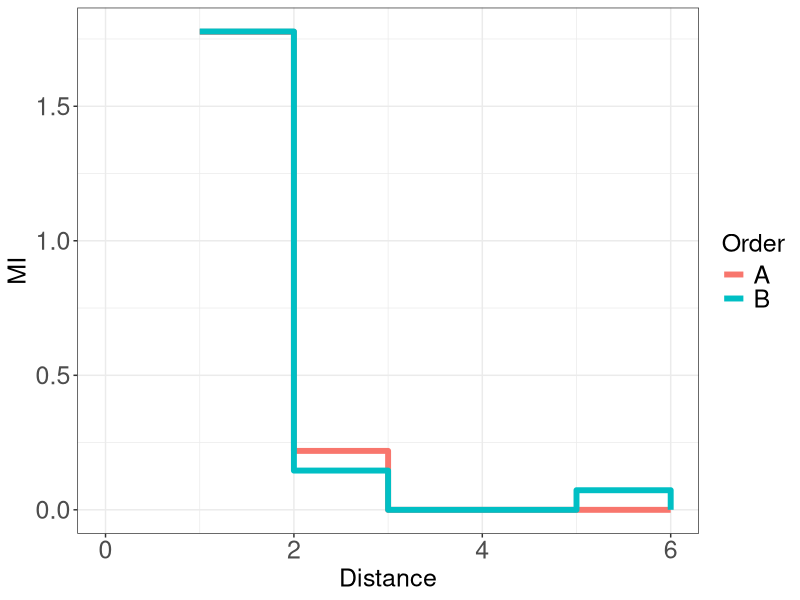
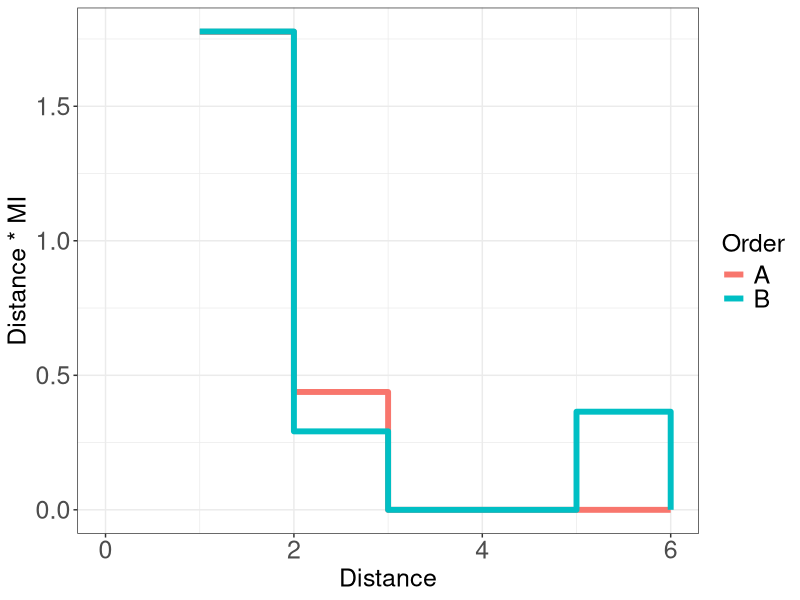
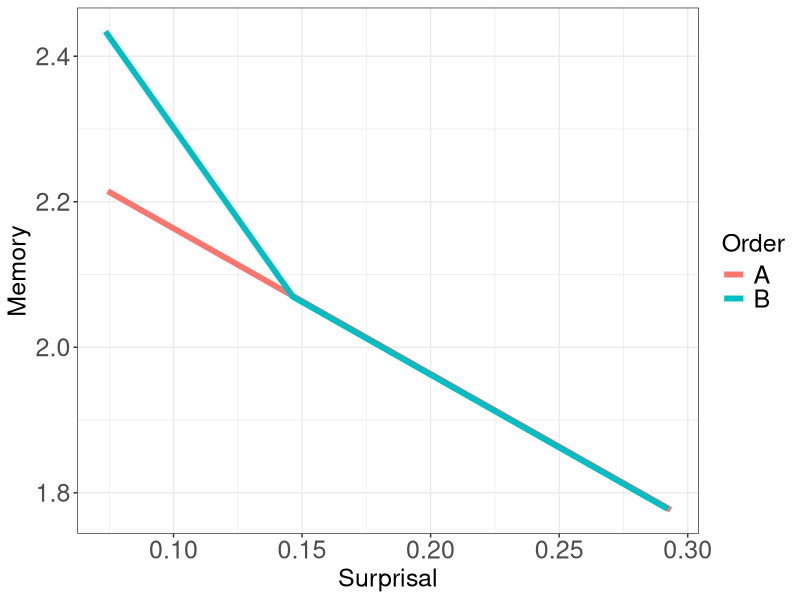
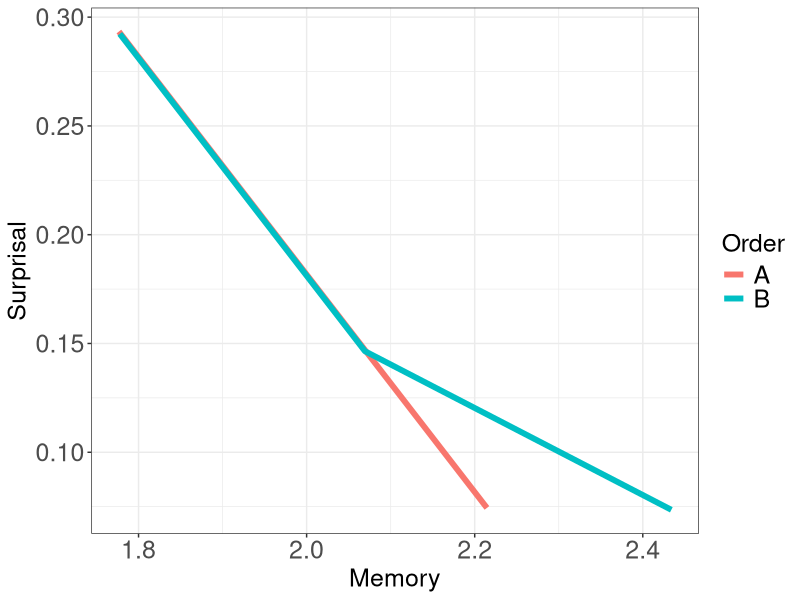

These figures' R source, in order:
library(tidyr)
library(dplyr)
library(ggplot2)

data = read.csv("results.tsv", sep="\t")

data = data %>% mutate(Order = ifelse(Type=="good", "A", "B"))


plot = ggplot(data=data, aes(x=Distance, y=MI, color=Order)) + geom_step(size=2) + theme_bw() + theme(axis.text=element_text(size=18), axis.title=element_text(size=18), legend.title=element_text(size=18), legend.text=element_text(size=18))

ggsave("figures/toy-mis.pdf")




plot = ggplot(data=data, aes(x=Distance, y=Distance * MI, color=Order)) + geom_step(size=2) + theme_bw() + theme(axis.text=element_text(size=18), axis.title=element_text(size=18), legend.title=element_text(size=18), legend.text=element_text(size=18))

ggsave("figures/toy-t-mis.pdf")



data$MI[is.na(data$MI)] = 0
data = data %>% group_by(Order) %>% mutate(CumMI = cumsum(MI), Memory = cumsum(Distance*MI)) %>% mutate(Surprisal = 2.07-CumMI)
plot = ggplot(data=data %>% filter(Surprisal < 2.0), aes(x=Surprisal, y=Memory, color=Order)) + geom_line(size=2) + theme_bw() + theme(axis.text=element_text(size=18), axis.title=element_text(size=18), legend.title=element_text(size=18), legend.text=element_text(size=18))


ggsave("figures/toy-surp-mem.pdf")


plot = ggplot(data=data %>% filter(Surprisal < 2.0), aes(x=Memory, y=Surprisal, color=Order)) + geom_line(size=2) + theme_bw() + theme(axis.text=element_text(size=18), axis.title=element_text(size=18), legend.title=element_text(size=18), legend.text=element_text(size=18))


ggsave("figures/toy-mem-surp.pdf")











